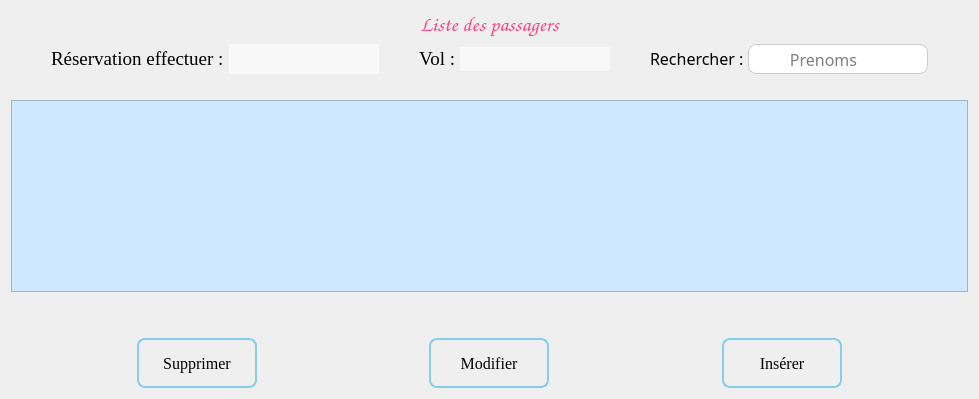
          <widget class="QWidget" name="page_29">
           <layout class="QGridLayout" name="gridLayout_11">
            <item row="4" column="0">
             <layout class="QHBoxLayout" name="horizontalLayout_41">
              <property name="spacing">
               <number>20</number>
              </property>
              <property name="leftMargin">
               <number>50</number>
              </property>
              <property name="rightMargin">
               <number>50</number>
              </property>
              <item alignment="Qt::AlignmentFlag::AlignHCenter">
               <widget class="QPushButton" name="btnSupprimer">
                <property name="enabled">
                 <bool>false</bool>
                </property>
                <property name="sizePolicy">
                 <sizepolicy hsizetype="Fixed" vsizetype="Fixed">
                  <horstretch>0</horstretch>
                  <verstretch>0</verstretch>
                 </sizepolicy>
                </property>
                <property name="minimumSize">
                 <size>
                  <width>120</width>
                  <height>50</height>
                 </size>
                </property>
                <property name="maximumSize">
                 <size>
                  <width>200</width>
                  <height>60</height>
                 </size>
                </property>
                <property name="font">
                 <font>
                  <family>Georgia</family>
                  <pointsize>12</pointsize>
                 </font>
                </property>
                <property name="styleSheet">
                 <string notr="true">QPushButton {
    background: qlineargradient(x1:0, y1:0, x2:0, y2:1,
                                stop:0 #00aaff, stop:1 #f0f0f0);
    border: 2px solid skyblue;
    border-radius: 8px;
    padding: 5px;
    color: black;
}

QPushButton:hover {
    background: qlineargradient(x1:0, y1:0, x2:0, y2:1,
                                stop:0 #f0f0f0, stop:1 #00aaff);
    border: 2px solid skyblue;
}

QPushButton:pressed {
    background: qlineargradient(x1:0, y1:0, x2:0, y2:1,
                                stop:0 #f0f0f0, stop:1 #0080ff);
    border: 2px solid teal;
}</string>
                </property>
                <property name="text">
                 <string>Supprimer</string>
                </property>
                <property name="icon">
                 <iconset theme="QIcon::ThemeIcon::EditDelete"/>
                </property>
                <property name="iconSize">
                 <size>
                  <width>20</width>
                  <height>20</height>
                 </size>
                </property>
               </widget>
              </item>
              <item alignment="Qt::AlignmentFlag::AlignHCenter">
               <widget class="QPushButton" name="btnModifier">
                <property name="enabled">
                 <bool>false</bool>
                </property>
                <property name="sizePolicy">
                 <sizepolicy hsizetype="Fixed" vsizetype="Fixed">
                  <horstretch>0</horstretch>
                  <verstretch>0</verstretch>
                 </sizepolicy>
                </property>
                <property name="minimumSize">
                 <size>
                  <width>120</width>
                  <height>50</height>
                 </size>
                </property>
                <property name="maximumSize">
                 <size>
                  <width>200</width>
                  <height>60</height>
                 </size>
                </property>
                <property name="font">
                 <font>
                  <family>Georgia</family>
                  <pointsize>12</pointsize>
                 </font>
                </property>
                <property name="styleSheet">
                 <string notr="true">QPushButton {
    background: qlineargradient(x1:0, y1:0, x2:0, y2:1,
                                stop:0 #00aaff, stop:1 #f0f0f0);
    border: 2px solid skyblue;
    border-radius: 8px;
    padding: 5px;
    color: black;
}

QPushButton:hover {
    background: qlineargradient(x1:0, y1:0, x2:0, y2:1,
                                stop:0 #f0f0f0, stop:1 #00aaff);
    border: 2px solid skyblue;
}

QPushButton:pressed {
    background: qlineargradient(x1:0, y1:0, x2:0, y2:1,
                                stop:0 #f0f0f0, stop:1 #0080ff);
    border: 2px solid teal;
}</string>
                </property>
                <property name="text">
                 <string>Modifier</string>
                </property>
                <property name="icon">
                 <iconset resource="ressources/icons.qrc">
                  <normaloff>:/icons/modPassager.png</normaloff>:/icons/modPassager.png</iconset>
                </property>
                <property name="iconSize">
                 <size>
                  <width>20</width>
                  <height>20</height>
                 </size>
                </property>
               </widget>
              </item>
              <item alignment="Qt::AlignmentFlag::AlignHCenter">
               <widget class="QPushButton" name="btnInserer">
                <property name="sizePolicy">
                 <sizepolicy hsizetype="Fixed" vsizetype="Fixed">
                  <horstretch>0</horstretch>
                  <verstretch>0</verstretch>
                 </sizepolicy>
                </property>
                <property name="minimumSize">
                 <size>
                  <width>120</width>
                  <height>50</height>
                 </size>
                </property>
                <property name="maximumSize">
                 <size>
                  <width>200</width>
                  <height>60</height>
                 </size>
                </property>
                <property name="font">
                 <font>
                  <family>Georgia</family>
                  <pointsize>12</pointsize>
                 </font>
                </property>
                <property name="styleSheet">
                 <string notr="true">QPushButton {
    background: qlineargradient(x1:0, y1:0, x2:0, y2:1,
                                stop:0 #00aaff, stop:1 #f0f0f0);
    border: 2px solid skyblue;
    border-radius: 8px;
    padding: 5px;
    color: black;
}

QPushButton:hover {
    background: qlineargradient(x1:0, y1:0, x2:0, y2:1,
                                stop:0 #f0f0f0, stop:1 #00aaff);
    border: 2px solid skyblue;
}

QPushButton:pressed {
    background: qlineargradient(x1:0, y1:0, x2:0, y2:1,
                                stop:0 #f0f0f0, stop:1 #0080ff);
    border: 2px solid teal;
}</string>
                </property>
                <property name="text">
                 <string>Insérer</string>
                </property>
                <property name="icon">
                 <iconset resource="ressources/icons.qrc">
                  <normaloff>:/icons/nouveauPassager.png</normaloff>:/icons/nouveauPassager.png</iconset>
                </property>
                <property name="iconSize">
                 <size>
                  <width>20</width>
                  <height>20</height>
                 </size>
                </property>
               </widget>
              </item>
             </layout>
            </item>
            <item row="3" column="0">
             <spacer name="verticalSpacer_7">
              <property name="orientation">
               <enum>Qt::Orientation::Vertical</enum>
              </property>
              <property name="sizeType">
               <enum>QSizePolicy::Policy::Preferred</enum>
              </property>
              <property name="sizeHint" stdset="0">
               <size>
                <width>20</width>
                <height>40</height>
               </size>
              </property>
             </spacer>
            </item>
            <item row="0" column="0">
             <widget class="QLabel" name="label_194">
              <property name="sizePolicy">
               <sizepolicy hsizetype="Preferred" vsizetype="Fixed">
                <horstretch>0</horstretch>
                <verstretch>0</verstretch>
               </sizepolicy>
              </property>
              <property name="font">
               <font>
                <family>Comic Sans MS</family>
                <pointsize>16</pointsize>
               </font>
              </property>
              <property name="styleSheet">
               <string notr="true">color: #FF4081;</string>
              </property>
              <property name="text">
               <string>Liste des passagers</string>
              </property>
              <property name="textFormat">
               <enum>Qt::TextFormat::AutoText</enum>
              </property>
              <property name="alignment">
               <set>Qt::AlignmentFlag::AlignCenter</set>
              </property>
              <property name="margin">
               <number>10</number>
              </property>
             </widget>
            </item>
            <item row="1" column="0">
             <layout class="QHBoxLayout" name="horizontalLayout_26">
              <property name="spacing">
               <number>0</number>
              </property>
              <property name="leftMargin">
               <number>0</number>
              </property>
              <property name="topMargin">
               <number>0</number>
              </property>
              <property name="rightMargin">
               <number>0</number>
              </property>
              <property name="bottomMargin">
               <number>20</number>
              </property>
              <item>
               <spacer name="horizontalSpacer_7">
                <property name="orientation">
                 <enum>Qt::Orientation::Horizontal</enum>
                </property>
                <property name="sizeType">
                 <enum>QSizePolicy::Policy::Preferred</enum>
                </property>
                <property name="sizeHint" stdset="0">
                 <size>
                  <width>40</width>
                  <height>20</height>
                 </size>
                </property>
               </spacer>
              </item>
              <item>
               <widget class="QLabel" name="label">
                <property name="sizePolicy">
                 <sizepolicy hsizetype="Fixed" vsizetype="Fixed">
                  <horstretch>0</horstretch>
                  <verstretch>0</verstretch>
                 </sizepolicy>
                </property>
                <property name="font">
                 <font>
                  <family>Times New Roman</family>
                  <pointsize>14</pointsize>
                 </font>
                </property>
                <property name="text">
                 <string>Réservation effectuer : </string>
                </property>
               </widget>
              </item>
              <item>
               <widget class="QLineEdit" name="reservationEffectuer">
                <property name="sizePolicy">
                 <sizepolicy hsizetype="Expanding" vsizetype="Fixed">
                  <horstretch>0</horstretch>
                  <verstretch>0</verstretch>
                 </sizepolicy>
                </property>
                <property name="minimumSize">
                 <size>
                  <width>50</width>
                  <height>30</height>
                 </size>
                </property>
                <property name="maximumSize">
                 <size>
                  <width>150</width>
                  <height>30</height>
                 </size>
                </property>
                <property name="font">
                 <font>
                  <family>Times New Roman</family>
                  <pointsize>14</pointsize>
                 </font>
                </property>
                <property name="styleSheet">
                 <string notr="true">QLineEdit {
  border : none;
  color : #3e84f4;
background-color : #f8f8f8;
}
</string>
                </property>
                <property name="alignment">
                 <set>Qt::AlignmentFlag::AlignLeading|Qt::AlignmentFlag::AlignLeft|Qt::AlignmentFlag::AlignVCenter</set>
                </property>
                <property name="readOnly">
                 <bool>true</bool>
                </property>
               </widget>
              </item>
              <item>
               <spacer name="horizontalSpacer_5">
                <property name="orientation">
                 <enum>Qt::Orientation::Horizontal</enum>
                </property>
                <property name="sizeHint" stdset="0">
                 <size>
                  <width>40</width>
                  <height>20</height>
                 </size>
                </property>
               </spacer>
              </item>
              <item>
               <widget class="QLabel" name="label_2">
                <property name="sizePolicy">
                 <sizepolicy hsizetype="Fixed" vsizetype="Fixed">
                  <horstretch>0</horstretch>
                  <verstretch>0</verstretch>
                 </sizepolicy>
                </property>
                <property name="font">
                 <font>
                  <family>Times New Roman</family>
                  <pointsize>14</pointsize>
                 </font>
                </property>
                <property name="text">
                 <string>Vol : </string>
                </property>
               </widget>
              </item>
              <item>
               <widget class="QLineEdit" name="volReserver">
                <property name="minimumSize">
                 <size>
                  <width>50</width>
                  <height>0</height>
                 </size>
                </property>
                <property name="maximumSize">
                 <size>
                  <width>150</width>
                  <height>16777215</height>
                 </size>
                </property>
                <property name="font">
                 <font>
                  <family>Times New Roman</family>
                  <pointsize>14</pointsize>
                 </font>
                </property>
                <property name="styleSheet">
                 <string notr="true">QLineEdit {
  border : none;
  color : #3e84f4;
background-color : #f8f8f8;
}
</string>
                </property>
                <property name="alignment">
                 <set>Qt::AlignmentFlag::AlignLeading|Qt::AlignmentFlag::AlignLeft|Qt::AlignmentFlag::AlignVCenter</set>
                </property>
                <property name="readOnly">
                 <bool>true</bool>
                </property>
               </widget>
              </item>
              <item>
               <spacer name="horizontalSpacer_6">
                <property name="orientation">
                 <enum>Qt::Orientation::Horizontal</enum>
                </property>
                <property name="sizeHint" stdset="0">
                 <size>
                  <width>40</width>
                  <height>20</height>
                 </size>
                </property>
               </spacer>
              </item>
              <item>
               <widget class="QLabel" name="label_18">
                <property name="sizePolicy">
                 <sizepolicy hsizetype="Fixed" vsizetype="Fixed">
                  <horstretch>0</horstretch>
                  <verstretch>0</verstretch>
                 </sizepolicy>
                </property>
                <property name="font">
                 <font>
                  <family>Calisto MT</family>
                  <pointsize>12</pointsize>
                 </font>
                </property>
                <property name="text">
                 <string>Rechercher : </string>
                </property>
               </widget>
              </item>
              <item>
               <widget class="QLineEdit" name="recherchePassager">
                <property name="sizePolicy">
                 <sizepolicy hsizetype="Fixed" vsizetype="Fixed">
                  <horstretch>0</horstretch>
                  <verstretch>0</verstretch>
                 </sizepolicy>
                </property>
                <property name="minimumSize">
                 <size>
                  <width>150</width>
                  <height>0</height>
                 </size>
                </property>
                <property name="maximumSize">
                 <size>
                  <width>150</width>
                  <height>30</height>
                 </size>
                </property>
                <property name="font">
                 <font>
                  <family>Calisto MT</family>
                  <pointsize>12</pointsize>
                 </font>
                </property>
                <property name="styleSheet">
                 <string notr="true">QLineEdit {
border : none;
 border: 1px solid #ccc;
border-right : none;
background-color : white;
border-top-left-radius : 8px;
border-bottom-left-radius : 8px;
}</string>
                </property>
                <property name="alignment">
                 <set>Qt::AlignmentFlag::AlignCenter</set>
                </property>
                <property name="placeholderText">
                 <string>Prenoms</string>
                </property>
               </widget>
              </item>
              <item>
               <widget class="QPushButton" name="pushButton_11">
                <property name="sizePolicy">
                 <sizepolicy hsizetype="Fixed" vsizetype="Fixed">
                  <horstretch>0</horstretch>
                  <verstretch>0</verstretch>
                 </sizepolicy>
                </property>
                <property name="minimumSize">
                 <size>
                  <width>30</width>
                  <height>30</height>
                 </size>
                </property>
                <property name="maximumSize">
                 <size>
                  <width>30</width>
                  <height>30</height>
                 </size>
                </property>
                <property name="styleSheet">
                 <string notr="true">QPushButton {
border : none;
background-color : white;
border: 1px solid #ccc;
border-left : none;
border-top-right-radius : 8px;
border-bottom-right-radius : 8px;
}</string>
                </property>
                <property name="text">
                 <string/>
                </property>
                <property name="icon">
                 <iconset theme="QIcon::ThemeIcon::SystemSearch"/>
                </property>
               </widget>
              </item>
              <item>
               <spacer name="horizontalSpacer_8">
                <property name="orientation">
                 <enum>Qt::Orientation::Horizontal</enum>
                </property>
                <property name="sizeType">
                 <enum>QSizePolicy::Policy::Preferred</enum>
                </property>
                <property name="sizeHint" stdset="0">
                 <size>
                  <width>40</width>
                  <height>20</height>
                 </size>
                </property>
               </spacer>
              </item>
             </layout>
            </item>
            <item row="2" column="0">
             <widget class="QTableView" name="listePassager">
              <property name="sizePolicy">
               <sizepolicy hsizetype="Expanding" vsizetype="Preferred">
                <horstretch>0</horstretch>
                <verstretch>0</verstretch>
               </sizepolicy>
              </property>
              <property name="font">
               <font>
                <family>Microsoft JhengHei</family>
                <pointsize>10</pointsize>
               </font>
              </property>
              <property name="styleSheet">
               <string notr="true">background-color:  #CFE8FF;
selection-background-color: lightseagreen;</string>
              </property>
              <property name="alternatingRowColors">
               <bool>true</bool>
              </property>
              <property name="selectionMode">
               <enum>QAbstractItemView::SelectionMode::SingleSelection</enum>
              </property>
              <property name="selectionBehavior">
               <enum>QAbstractItemView::SelectionBehavior::SelectRows</enum>
              </property>
              <attribute name="horizontalHeaderDefaultSectionSize">
               <number>230</number>
              </attribute>
              <attribute name="horizontalHeaderStretchLastSection">
               <bool>true</bool>
              </attribute>
              <attribute name="verticalHeaderVisible">
               <bool>false</bool>
              </attribute>
              <attribute name="verticalHeaderDefaultSectionSize">
               <number>35</number>
              </attribute>
             </widget>
            </item>
           </layout>
          </widget>
